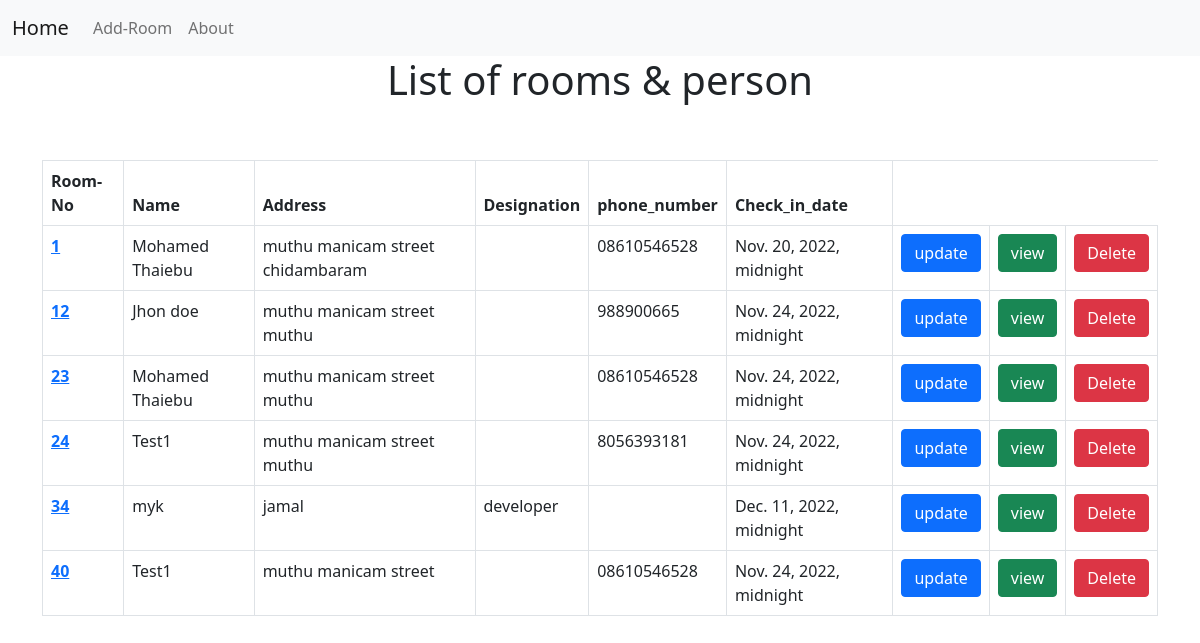
Before: /person_list/ with the older database file.
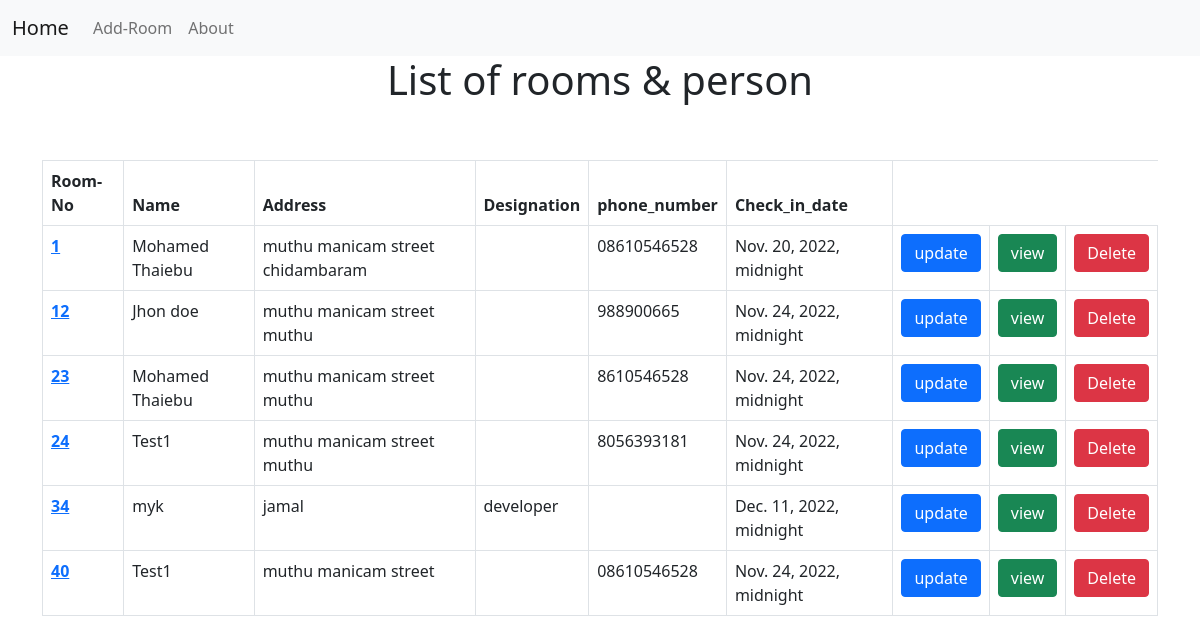
After: the same page with the newer database file.
### room_app/models.py (models this page shows)
class Booking(models.Model):
    Room_No = models.CharField(max_length=5 ,primary_key=True)
    Room_Type = models.CharField(
        max_length = 20,
        choices = ROOM_CHOICES,
        default = '1'
        )
    Proof = models.ImageField(upload_to = "proofs")
    photo = models.ImageField(upload_to = "photos")
    Name = models.CharField(max_length=100)
    Name_2 = models.CharField(max_length=100,blank=True)
    Address = models.TextField(blank=True)
    Designation = models.CharField(max_length=100,blank=True)
    phone_number = models.CharField(max_length=12,blank=True)
    Emergency_number = models.CharField(max_length=12,blank=True)
    vehicel_number = models.CharField(max_length=12,blank=True)
    Advance = models.CharField(max_length=10,blank=True)
    Check_in_date = models.DateTimeField(blank=True,null=True)
    Check_out_date = models.DateTimeField(blank=True,null=True)

### room_app/views.py (the view)
# urls.py: path('person_list/', PersonListview.as_view()),
class PersonListview(ListView):
    model = Booking
    template_name = 'list_detail.html'
    ordering = ['Room_No']

### templates/list_detail.html (shortened to what this page needs)
<!DOCTYPE html>
<html lang="en">
<head>
    <link href="https://cdn.jsdelivr.net/npm/bootstrap@5.0.2/dist/css/bootstrap.min.css" rel="stylesheet">
</head>
<body>
    <header>
        <nav class="navbar navbar-expand-lg navbar-light bg-light">
            <div class="container-fluid">
              <a class="navbar-brand" href="/">Home</a>
              <div class="collapse navbar-collapse" id="navbarNav">
                <ul class="navbar-nav">
                  <li class="nav-item">
                    <a class="nav-link" href="/">Add-Room</a>
                  </li>
                  <li class="nav-item">
                    <a class="nav-link" href="/">About</a>
                  </li>
                </ul>
              </div>
            </div>
          </nav>
      </header>
    <h1 style="text-align: center;">List of rooms & person</h1>
    <div class="container table-responsive py-5">
     <table class="table table-bordered table-hover">
         <thead  class="thead-dark">
           <tr>
             <th scope="col">Room-No</th>
             <th scope="col">Name</th>
             <th scope="col">Address</th>
             <th scope="col">Designation</th>
             <th scope="col">phone_number</th>
             <th scope="col">Check_in_date</th>
           </tr>
         </thead>
         {% for object in object_list%}
         <tbody>
           <tr>
             <th scope="row"><a href="http://127.0.0.1:8000/person_update/{{object.Room_No}}">{{object.Room_No}}</a></th>
             <td>{{object.Name}}</td>
             <td>{{object.Address}}</td>
             <td>{{object.Designation}}</td>
             <td>{{object.phone_number}}</td>
             <td>{{object.Check_in_date}}</td>
             <td><a type="button" class="btn btn-primary" href="http://127.0.0.1:8000/person_update/{{object.Room_No}}">update</a></td>
             <td><a type="button" class="btn btn-success" href="{{object.Room_No}}">view</a></td>
             <td><a type="button" class="btn btn-danger" href="{{object.Room_No}}/delete/">Delete</a></td>
           </tr>
         </tbody>
         {% endfor %}
     </table>
    </div>
</body>
</html>

Changed rows visible on the page:
changed Booking id 23: phone_number "08610546528" → "8610546528"
